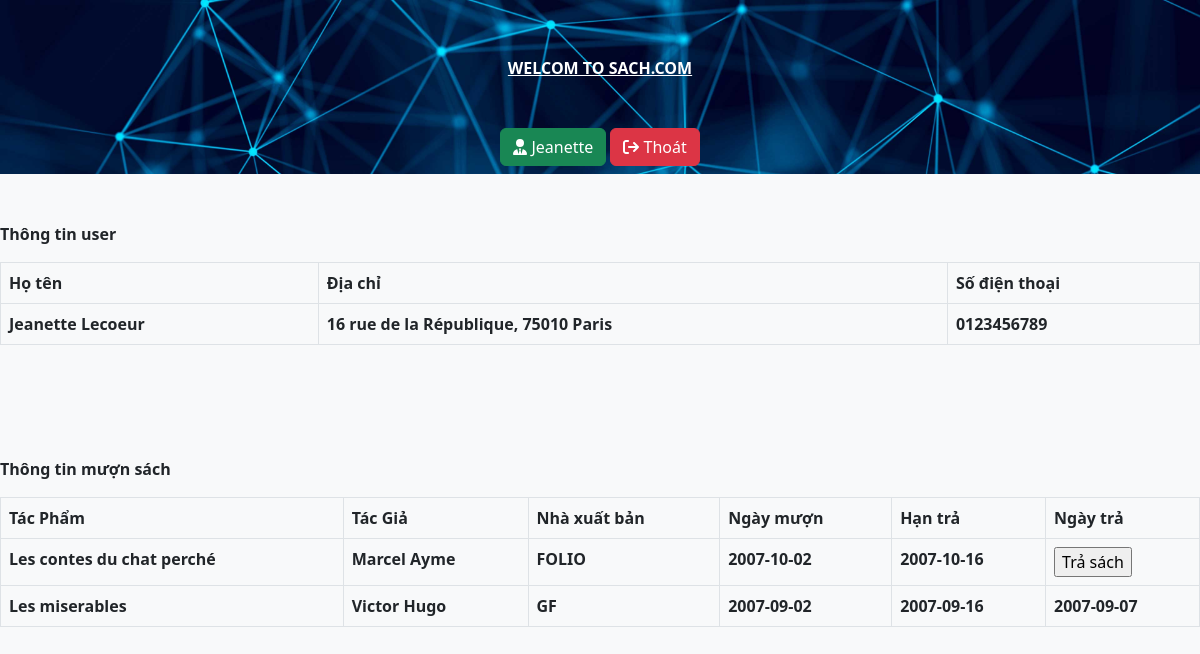
Screenshot of /index.php?act=user&ND=1 (signed in) with the database file from the repository.
### tables this page shows
CREATE TABLE DOCGIA (
	ND		int  NOT NULL AUTO_INCREMENT,
	ho		VARCHAR(30),
	ten		VARCHAR(30),
	dchi	VARCHAR(100),
	tel		CHAR(10),
	pass 		CHAR(10),
	PRIMARY KEY (`ND`)
);

CREATE TABLE TACPHAM(
	NT 		int  NOT NULL AUTO_INCREMENT,
	tua 		varchar(150),
	tacgia 		varchar(100),
	PRIMARY KEY (NT)
);

CREATE TABLE SACH (
	NS		int  NOT NULL AUTO_INCREMENT,
	nxb		varchar(50),
	NT		int not null, 
	SL		INT DEFAULT 0,
 	foreign key(NT) references TACPHAM(NT),
	PRIMARY KEY (NS)
);

CREATE TABLE MUON (
	NS		int NOT NULL, 
	foreign key(NS) references SACH(NS),
	ngaymuon	date not NULL,
	hantra	date not null,
	ngaytra 	date,
	ND		int not null, 	
	foreign key(ND) references DOCGIA(ND)
);

### view/docgia.php (the view, shortened to what this page needs)
<?php
$query = 'SELECT * FROM docgia WHERE docgia.ND = '.$_GET['ND'].'';
$sth = $pdo->query($query);
    $row = $sth->fetch() ;
    $htmlspecialchars = 'htmlspecialchars';
    $ten = $htmlspecialchars($row['ten']);
    $ho = $htmlspecialchars($row['ho']);
    $dchi = $htmlspecialchars($row['dchi']);
    $tell = $htmlspecialchars($row['tel']);
?>
    <div class="mt-5 pb-5">
            <table class="table table-bordered">
                <label class="mb-3 justify-content-center" for=""><b> Thông tin user</b></label>
                <thead>
                  <tr>
                    <th scope="col">Họ tên</th>
                    <th scope="col">Địa chỉ</th>
                    <th scope="col">Số điện thoại</th>
                  </tr>
                </thead>
                <tbody>
        <?php
                echo '<tr class="">
                <th >'.$ten.'  '.$ho.' </th>
                <th class="">'.$dchi.'</a></th>
                <th>'.$tell.'</th>
            </tr>';
        ?>
                </tbody>
            </table>
  </div>
  <div class="mt-5 pb-5">
                <?php
                try {
                    $query = 'SELECT * FROM docgia, muon, tacpham, sach
                    WHERE docgia.ND = muon.ND
                    AND muon.NS = sach.NS
                    AND sach.NT = tacpham.NT
                    AND docgia.ND = '.$_GET['ND'].'
                    ORDER BY ngaymuon DESC';
                    $sth = $pdo->query($query);
                    if($sth == NULL ) {echo '<p>không có mượn sách</p>';}
                    else {
                    echo '
                    <table class="table table-bordered">
                    <label class="mb-3 justify-content-center" for=""><b> Thông tin mượn sách</b></label>
                    <thead>
                      <tr>
                        <th scope="col">Tác Phẩm</th>
                        <th scope="col">Tác Giả</th>
                        <th scope="col">Nhà xuất bản</th>
                        <th scope="col">Ngày mượn</th>
                        <th scope="col">Hạn trả</th>
                        <th scope="col">Ngày trả</th>
                      </tr>
                    </thead>
                    <tbody>  ';
                    while ($row = $sth->fetch()) {
                        $htmlspecialchars = 'htmlspecialchars';
                        $ten = $htmlspecialchars($row['tua']);
                        $tacgia = $htmlspecialchars($row['tacgia']);
                        $muon = $htmlspecialchars($row['ngaymuon']);
                        $han = $htmlspecialchars($row['hantra']);
                        $tra = $htmlspecialchars($row['ngaytra']);
                        $nxb = $htmlspecialchars($row['nxb']);
                        $ns = $htmlspecialchars($row['NS']);
                    echo '<tr class="">
                    <th >'.$ten.'</th>
                    <th class="">'.$tacgia.'</th>
                    <th>'.$nxb.'</th>
                    <th>'.$muon.'</th>
                    <th>'.$han.'</th>';
                    if($tra == NULL) { echo '<th><form method="post">
                      <input type="hidden" name="ns" value ='.$ns.'>
                      <input type="submit" name="tra" value="Trả sách"></form></th>'; }
                    else{ echo'<th>'.$tra.'</th>'; }
               echo' </tr>';
                }
                echo'
                </tbody>
            </table>';
                }
                } catch (PDOException $e) {
                    $error_message = 'Không thể lấy dữ liệu';
                    $reason= $e->getMessage();
                    include '../partials/show_error.php';
                }
                ?>
        </div>

### rows the page displays
docgia: ten "Jeanette", ho "Lecoeur", dchi "16 rue de la République, 75010 Paris", tel "0123456789", tacpham.tua "Les contes du chat perché", tacpham.tacgia "Marcel Ayme", sach.nxb "FOLIO", muon.ngaymuon "2007-10-02", muon.hantra "2007-10-16", tacpham.tua "Les miserables", tacpham.tacgia "Victor Hugo", sach.nxb "GF", muon.ngaymuon "2007-09-02", muon.hantra "2007-09-16", muon.ngaytra "2007-09-07"

### other values shown
$_SESSION['username'] "Jeanette"
